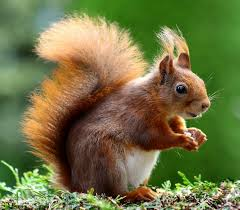
#> input picture images (4).jpg, 240 x 210 px
$ python 'image encryption.py'
#> lines starting #> are read from the running program, lines starting #| are printed output that depends on the picture
import cv2
import numpy as np

def encrypt_image(image_path, key):
    """Encrypt an image using pixel manipulation while preserving original structure."""
#> called with image_path = 'images (4).jpg', key = 42
    img = cv2.imread(image_path)
#> img is the input picture: shape (210, 240, 3); mean B, G, R 68.3, 115.3, 112.8

    if img is None:
        print("Error: Image not found.")
        return None

    # Convert to NumPy array for manipulation
    img_array = np.array(img, dtype=np.uint8)

    # Encrypt each pixel value and prevent overflow
    encrypted_img = (img_array.astype(np.int32) + key) % 256  # Ensure no value goes beyond 255
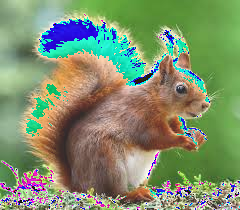
#> encrypted_img: shape (210, 240, 3) int32; mean B, G, R 109.2, 144.7, 129
    encrypted_img = encrypted_img.astype(np.uint8)  # Convert back to uint8

    encrypted_path = "encrypted_image.png"
    cv2.imwrite(encrypted_path, encrypted_img)
    print(f"🔒 Encrypted image saved as: {encrypted_path}")

    return encrypted_path

def decrypt_image(encrypted_path, key):
    """Decrypt an image by reversing the encryption process."""
#> called with encrypted_path = 'encrypted_image.png', key = 42
    encrypted_img = cv2.imread(encrypted_path)

    if encrypted_img is None:
        print("Error: Encrypted image not found.")
        return None

    # Convert to NumPy array for manipulation
    encrypted_array = np.array(encrypted_img, dtype=np.uint8)

    # Decrypt each pixel value and prevent underflow
    decrypted_img = (encrypted_array.astype(np.int32) - key) % 256  # Ensure values don't go below 0
    decrypted_img = decrypted_img.astype(np.uint8)  # Convert back to uint8

    decrypted_path = "decrypted_image.png"
    cv2.imwrite(decrypted_path, decrypted_img)
    print(f"🔓 Decrypted image saved as: {decrypted_path}")

    return decrypted_path

# ===== Example Usage =====
image_path = "images (4).jpg"  # Update this with your image filename
key = 42  # Change this key for different encryption results

encrypted_path = encrypt_image(image_path, key)
if encrypted_path:
    decrypt_image(encrypted_path, key)
